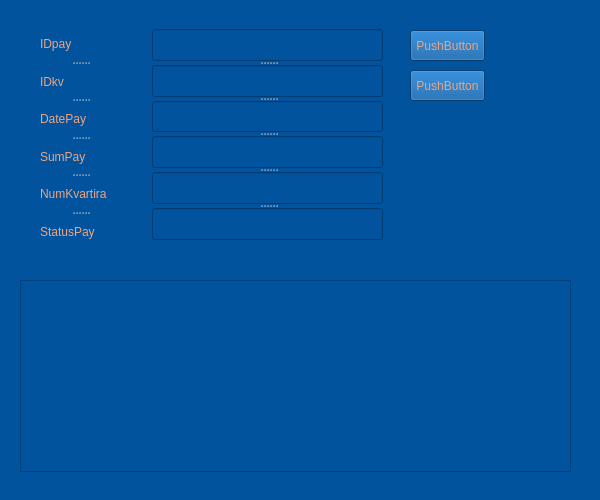
<?xml version="1.0" encoding="UTF-8"?>
<ui version="4.0">
 <class>Form</class>
 <widget class="QWidget" name="Form">
  <property name="geometry">
   <rect>
    <x>0</x>
    <y>0</y>
    <width>600</width>
    <height>500</height>
   </rect>
  </property>
  <property name="minimumSize">
   <size>
    <width>600</width>
    <height>500</height>
   </size>
  </property>
  <property name="maximumSize">
   <size>
    <width>600</width>
    <height>500</height>
   </size>
  </property>
  <property name="windowTitle">
   <string>Form</string>
  </property>
  <property name="styleSheet">
   <string notr="true">background-color: rgb(2, 83, 157)</string>
  </property>
  <widget class="QTableWidget" name="tableWidget">
   <property name="geometry">
    <rect>
     <x>20</x>
     <y>280</y>
     <width>551</width>
     <height>192</height>
    </rect>
   </property>
   <property name="styleSheet">
    <string notr="true">color: rgb(238, 164, 127)</string>
   </property>
  </widget>
  <widget class="QPushButton" name="pushButton">
   <property name="geometry">
    <rect>
     <x>410</x>
     <y>30</y>
     <width>75</width>
     <height>31</height>
    </rect>
   </property>
   <property name="styleSheet">
    <string notr="true">color: rgb(238, 164, 127)</string>
   </property>
   <property name="text">
    <string>PushButton</string>
   </property>
  </widget>
  <widget class="QPushButton" name="pushButton_2">
   <property name="geometry">
    <rect>
     <x>410</x>
     <y>70</y>
     <width>75</width>
     <height>31</height>
    </rect>
   </property>
   <property name="styleSheet">
    <string notr="true">color: rgb(238, 164, 127)</string>
   </property>
   <property name="text">
    <string>PushButton</string>
   </property>
  </widget>
  <widget class="QSplitter" name="splitter">
   <property name="geometry">
    <rect>
     <x>40</x>
     <y>27</y>
     <width>80</width>
     <height>221</height>
    </rect>
   </property>
   <property name="minimumSize">
    <size>
     <width>80</width>
     <height>0</height>
    </size>
   </property>
   <property name="orientation">
    <enum>Qt::Vertical</enum>
   </property>
   <widget class="QLabel" name="lbIDpay">
    <property name="minimumSize">
     <size>
      <width>80</width>
      <height>0</height>
     </size>
    </property>
    <property name="styleSheet">
     <string notr="true">color: rgb(238, 164, 127)</string>
    </property>
    <property name="text">
     <string>IDpay</string>
    </property>
   </widget>
   <widget class="QLabel" name="lbIDkv">
    <property name="minimumSize">
     <size>
      <width>80</width>
      <height>0</height>
     </size>
    </property>
    <property name="styleSheet">
     <string notr="true">color: rgb(238, 164, 127)</string>
    </property>
    <property name="text">
     <string>IDkv</string>
    </property>
   </widget>
   <widget class="QLabel" name="lbDatePay">
    <property name="minimumSize">
     <size>
      <width>80</width>
      <height>0</height>
     </size>
    </property>
    <property name="styleSheet">
     <string notr="true">color: rgb(238, 164, 127)</string>
    </property>
    <property name="text">
     <string>DatePay</string>
    </property>
   </widget>
   <widget class="QLabel" name="lbSumPay">
    <property name="minimumSize">
     <size>
      <width>80</width>
      <height>0</height>
     </size>
    </property>
    <property name="styleSheet">
     <string notr="true">color: rgb(238, 164, 127)</string>
    </property>
    <property name="text">
     <string>SumPay</string>
    </property>
   </widget>
   <widget class="QLabel" name="lbNumKv">
    <property name="minimumSize">
     <size>
      <width>80</width>
      <height>0</height>
     </size>
    </property>
    <property name="styleSheet">
     <string notr="true">color: rgb(238, 164, 127)</string>
    </property>
    <property name="text">
     <string>NumKvartira</string>
    </property>
   </widget>
   <widget class="QLabel" name="lbStatus">
    <property name="minimumSize">
     <size>
      <width>80</width>
      <height>0</height>
     </size>
    </property>
    <property name="styleSheet">
     <string notr="true">color: rgb(238, 164, 127)</string>
    </property>
    <property name="text">
     <string>StatusPay</string>
    </property>
   </widget>
  </widget>
  <widget class="QSplitter" name="splitter_2">
   <property name="geometry">
    <rect>
     <x>152</x>
     <y>29</y>
     <width>231</width>
     <height>211</height>
    </rect>
   </property>
   <property name="orientation">
    <enum>Qt::Vertical</enum>
   </property>
   <widget class="QLineEdit" name="leIDpay">
    <property name="styleSheet">
     <string notr="true">color: rgb(238, 164, 127)</string>
    </property>
   </widget>
   <widget class="QLineEdit" name="leIDkv">
    <property name="styleSheet">
     <string notr="true">color: rgb(238, 164, 127)</string>
    </property>
   </widget>
   <widget class="QLineEdit" name="leDatePay">
    <property name="styleSheet">
     <string notr="true">color: rgb(238, 164, 127)</string>
    </property>
   </widget>
   <widget class="QLineEdit" name="leSumPay">
    <property name="styleSheet">
     <string notr="true">color: rgb(238, 164, 127)</string>
    </property>
   </widget>
   <widget class="QLineEdit" name="leNumKv">
    <property name="styleSheet">
     <string notr="true">color: rgb(238, 164, 127)</string>
    </property>
   </widget>
   <widget class="QLineEdit" name="leStatus">
    <property name="styleSheet">
     <string notr="true">color: rgb(238, 164, 127)</string>
    </property>
   </widget>
  </widget>
 </widget>
 <resources/>
 <connections/>
</ui>
